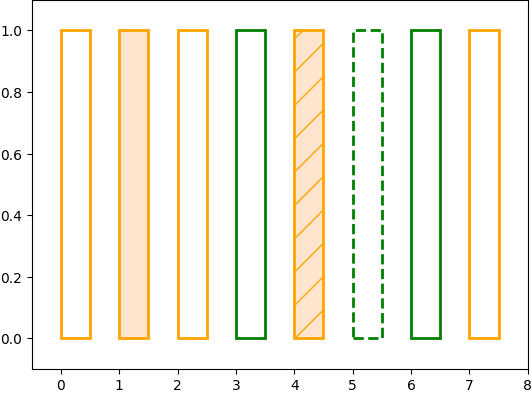

Reproduce this figure in Python.
from dataclasses import dataclass

from matplotlib.patches import Patch, Rectangle
import matplotlib.pyplot as plt

from matchable import match, Spec


@dataclass
class Plant:
    height: float


@dataclass
class Flower(Plant):
    n_petals: int


@dataclass
class Tree(Plant):
    pass


plants = [  # some random numbers
    Flower(height=4.0, n_petals=5),
    Flower(height=3.5, n_petals=7),
    Flower(height=6.8, n_petals=4),
    Tree(height=104.6),
    Flower(height=1.8, n_petals=9),
    Tree(height=187.2),
    Tree(height=121.9),
    Flower(height=2.2, n_petals=5),
]

config = Spec.from_patterns({
    match(Plant): dict(linestyle='-', linewidth=2, facecolor='none'),
    match(Flower): dict(edgecolor='orange'),
    match(Flower).height < 2.0: dict(hatch='/'),
    match(Flower).n_petals >= 7: dict(facecolor='#ff7f0e33'),
    match(Tree): dict(edgecolor='green'),
    match(Tree).height > 160: dict(linestyle='--'),
})

fig, ax = plt.subplots()
for i, plant in enumerate(plants):
    ax.add_patch(Rectangle((i, 0), 0.5, 1, **config.match(plant)))
ax.set_xlim([-0.5, len(plants)])
ax.set_ylim([-0.1, 1.1])

fig.savefig('visualize.png', bbox_inches='tight', pad_inches=0)
plt.show()
